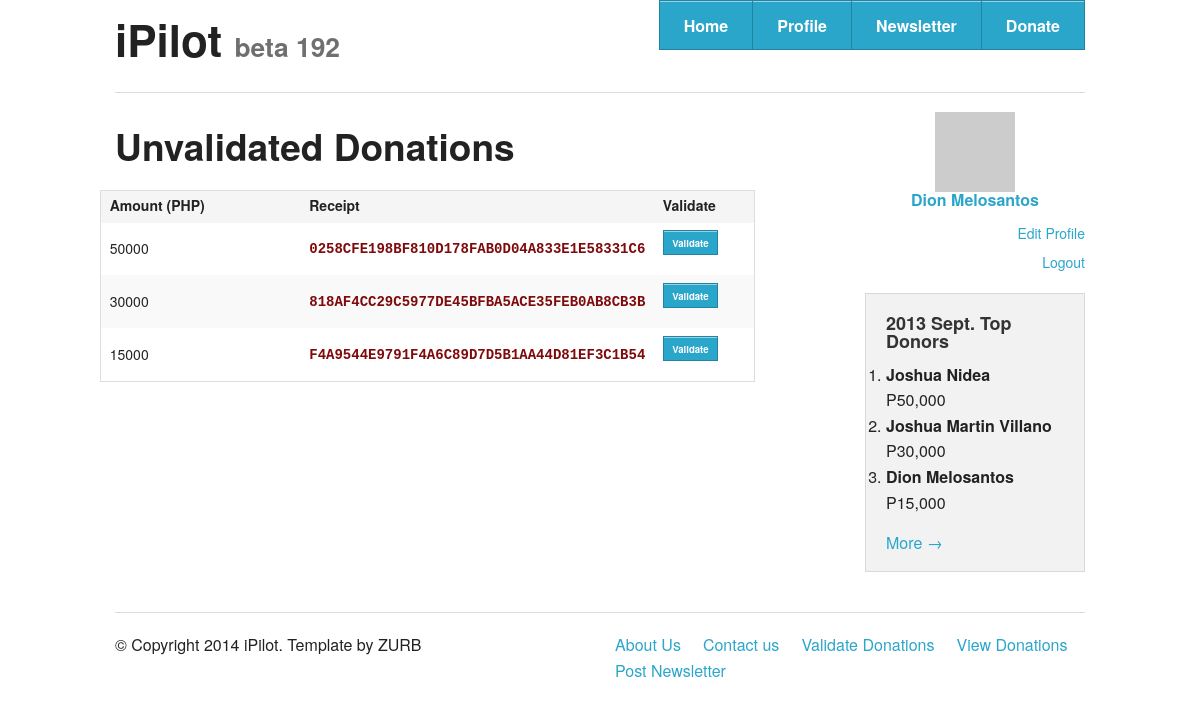
/validate.php (signed in), run on the app's committed database.
### tables this page shows
CREATE TABLE IF NOT EXISTS `donations` (
  `id` int(11) NOT NULL AUTO_INCREMENT,
  `date` date NOT NULL DEFAULT '0000-00-00',
  `amount` text NOT NULL,
  `receipt` text NOT NULL,
  `validated` tinyint(1) DEFAULT '0',
  PRIMARY KEY (`id`)
);

### validate.php (the view, shortened to what this page needs)
<!DOCTYPE html>
 <html class="no-js" lang="en">
<head>
  <link rel="stylesheet" href="css/normalize.css" />
  <link rel="stylesheet" href="css/foundation.css" />
</head>
<body>
  <?php
	include 'globals.php';
  ?>
  <div class="row">
    <div class="large-9 columns">
		<h2>Unvalidated Donations</h2>
		<div class="row">
		<table>
		  <thead>
			<tr>
			  <th width="200">Amount (PHP)</th>
			  <th>Receipt</th>
			  <th width="100">Validate</th>
			</tr>
		  </thead>
		  <tbody>
		  <?php
			$con = mysqli_connect("localhost","root", "","ipilot");
			$result = mysqli_query($con, "SELECT * FROM donations WHERE validated = FALSE ORDER BY date DESC");
			while ($row = mysqli_fetch_array($result)) {
				echo "<tr>";
				echo "<td>" . $row['amount'] . "</td>";
				echo "<td><code>" . $row['receipt'] . "</code></td>";
				echo "<td><a href=\"#\" class=\"tiny button\">Validate</a></td>";
				echo "</tr>";
			}
		  ?>
		  </tbody>
		</table>
		</div>
  </div>
    <aside class="large-3 columns">
      <div class="panel">
        <h5>2013 Sept. Top Donors</h5>
        <ol>
		  <li><b>Joshua Nidea</b><br>P50,000</li>
		  <li><b>Joshua Martin Villano</b><br>P30,000</li>
		  <li><b>Dion Melosantos</b><br>P15,000</li>
		</ol>
        <a href="#">More &rarr;</a>
      </div>
    </aside>
  </div>
</body>

### data on the page
donations: amount "50000", receipt "0258CFE198BF810D178FAB0D04A833E1E58331C6"
donations: amount "30000", receipt "818AF4CC29C5977DE45BFBA5ACE35FEB0AB8CB3B"
donations: amount "15000", receipt "F4A9544E9791F4A6C89D7D5B1AA44D81EF3C1B54"

### other printed values
$fullname "Dion Melosantos"
